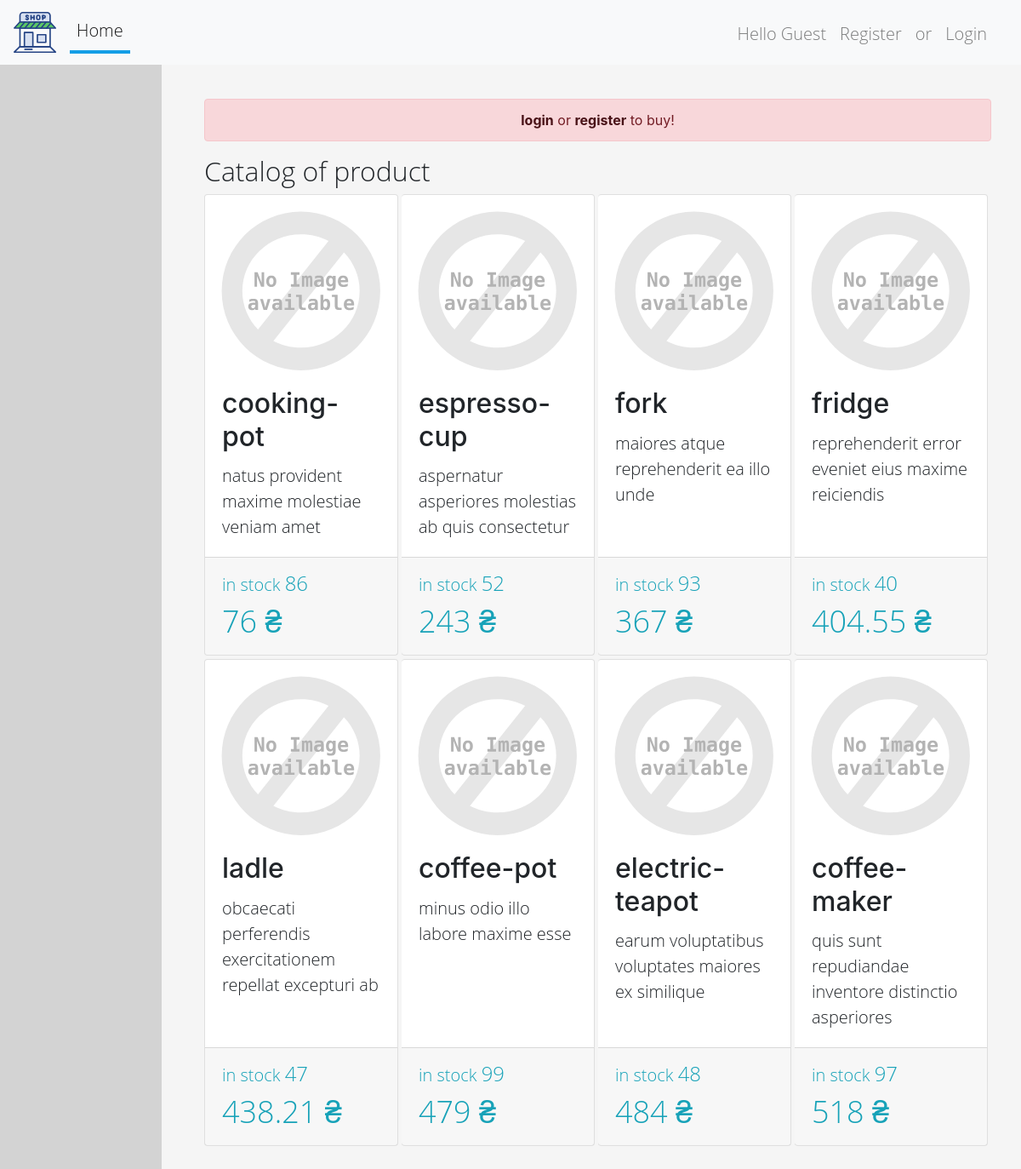
The page / on the database its author committed.
### shop/models.py (models this page shows, shortened)
class Product(models.Model):
    name = models.CharField(max_length=50)
    description = models.CharField(max_length=256)
    price = models.DecimalField(
        decimal_places=2,
        max_digits=12,
        validators=[MinValueValidator(Decimal('0.01'))]
    )
    photo = models.FileField(upload_to='shop/product_image/')
    count = models.PositiveIntegerField()

### shop/views.py (the view)
# urls.py: path('', IndexView.as_view(), name='index'),
class IndexView(ListView):
    template_name = 'shop/product/index.html'
    model = models.Product
    queryset = model.objects.all()
    context_object_name = 'products'
    paginate_by = 8
    ordering = 'price'

### shop/templates/shop/product/index.html (shortened to what this page needs)
{% extends 'shop/page_item/base.html' %}
{% load staticfiles %}
{% block content %}
    <div class="col-md-10 col-sm-10 col-12 col box">
        {% if not user.is_authenticated %}
            <div class="alert alert-danger text-center" role="alert">
                <a href="{% url 'shop:user_login' %}" class="alert-link">login</a>
                or
                <a href="{% url 'shop:user_create' %}" class="alert-link">register</a>
                to buy!
            </div>
        {% endif %}
        <h2>Catalog of product</h2>
        <div class="card-group mx-0 px-0">
            {% for product in products %}
                {% include 'shop/product/card.html' %}
            {% empty %}
                <p>no product</p>
            {% endfor %}
        </div>
    </div>
{% endblock content %}

### shop/templates/shop/product/card.html (shortened to what this page needs)
{% load staticfiles %}
<div class="card rounded col-3 px-0 ml-0 mb-1 mr-1">
    <img class="card-img-top" src="{{ MEDIA_URL }}{{ product.photo }}" alt="image"
         onerror="if (this.src != 'static/images/alt.svg') this.src = '{% static "images/alt.svg" %}'"
    >
    <div class="card-body pt-0">
        <h5 class="card-title">{{ product.name }}</h5>
        <p class="card-text">{{ product.description }}</p>
    </div>
    <div class="card-footer pt-1" style="position: relative">
        <p class="text-info m-0 p-0 mt-2">in stock
            <span class="in-stock">{{ product.count }}</span></p>
        <p class="text-info m-0 p-0"><span class="cost">{{ product.price|floatformat:'-2' }} ₴</span></p>
    </div>
</div>

### files/static/css/style.css (style rules this page uses)
body { background-color: lightgrey; }
h2 { font-family: "Open Sans Light", sans-serif; }
p { font-family: "Open Sans Light", sans-serif; font-size: 20px; }
.box { background-color: whitesmoke; padding: 40px 50px 50px; }
.cost { font-size: 180%; }
.in-stock { font-size: 120%; }
.card-title { font-size: 200%; }

### rows shown on the page
Product: name "cooking-pot", description "natus provident maxime molestiae veniam amet", count "86", price "76"
Product: name "espresso-cup", description "aspernatur asperiores molestias ab quis consectetur", count "52", price "243"
Product: name "fork", description "maiores atque reprehenderit ea illo unde", count "93", price "367"
Product: name "fridge", description "reprehenderit error eveniet eius maxime reiciendis", count "40", price "404.55"
Product: name "ladle", description "obcaecati perferendis exercitationem repellat excepturi ab", count "47", price "438.21"
Product: name "coffee-pot", description "minus odio illo labore maxime esse", count "99", price "479"
Product: name "electric-teapot", description "earum voluptatibus voluptates maiores ex similique", count "48", price "484"
Product: name "coffee-maker", description "quis sunt repudiandae inventore distinctio asperiores", count "97", price "518"
